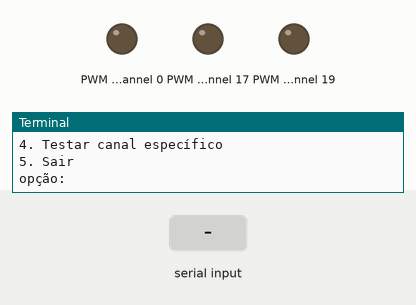
Simulated run of this program. Board: Raspberry Pi (BCM pin numbers). Parts: output pins drawn as LEDs (lit = HIGH), the last lines printed to the terminal. The inputs (shaded band) are chosen by the test bench.

Above: at 1.2 s.
1.3 s: "2" typed at the terminal, then Enter
At 1.9 s:
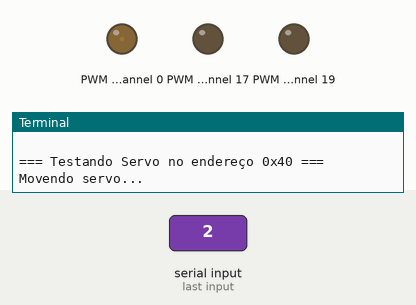
4.3 s: "3" typed at the terminal, then Enter
At 5.1 s:
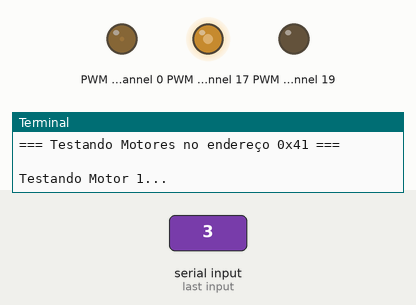
At 6.0 s:
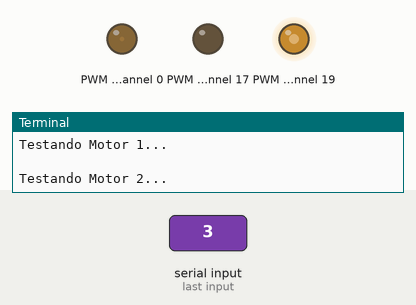
Timing chart, 0 to 8.0 s (numbered marks = the images above; inputs shaded):
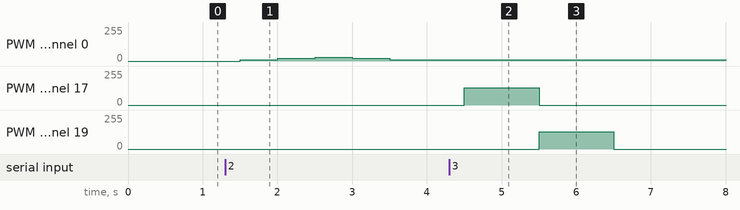

Measured:
- after the input at 1.3 s, PWM channel 0: 0/255 → 9/255 after 0.20 s, → 19/255 0.50 s later, → 28/255 0.50 s later, → 19/255 0.50 s later, … (5 changes in this stretch)
- after the input at 4.3 s, PWM channel 17: 0/255 → 128/255 after 0.20 s, → 0/255 1.0 s later; PWM channel 19: 0/255 → 128/255 after 1.2 s, → 0/255 1.0 s later

The program:

PiRacerAddressTester.py
```python
import smbus
import time

class PiRacerAddressTester:
    def __init__(self):
        self.bus = smbus.SMBus(1)
        # Possíveis configurações
        self.SERVO_ADDR = 0x40
        self.MOTOR_ADDR = 0x41

    def test_servo_addr(self):
        """
        Testa o PCA9685 no endereço 0x40 com o servo
        """
        print("\n=== Testando Servo no endereço 0x40 ===")
        try:
            # Reset e configuração do PCA9685
            self.bus.write_byte_data(self.SERVO_ADDR, 0x00, 0x00)  # Reset
            time.sleep(0.1)
            self.bus.write_byte_data(self.SERVO_ADDR, 0xFE, 0x1E)  # Frequência ~50Hz
            time.sleep(0.1)
            self.bus.write_byte_data(self.SERVO_ADDR, 0x00, 0x20)  # Modo normal

            # Teste do servo (canal 0)
            print("Movendo servo...")
            positions = [150, 300, 450, 300, 150]  # Diferentes posições
            for pos in positions:
                # Definir PWM
                self.bus.write_word_data(self.SERVO_ADDR, 0x06, 0)
                self.bus.write_word_data(self.SERVO_ADDR, 0x08, pos)
                time.sleep(0.5)

            print("✓ Servo respondendo no endereço 0x40")
            return True
        except Exception as e:
            print(f"✗ Erro no teste do servo: {e}")
            return False

    def test_motor_addr(self):
        """
        Testa o PCA9685 no endereço 0x41 com os motores
        """
        print("\n=== Testando Motores no endereço 0x41 ===")
        try:
            # Reset e configuração do PCA9685
            self.bus.write_byte_data(self.MOTOR_ADDR, 0x00, 0x00)  # Reset
            time.sleep(0.1)
            self.bus.write_byte_data(self.MOTOR_ADDR, 0xFE, 0x1E)  # Frequência ~50Hz
            time.sleep(0.1)
            self.bus.write_byte_data(self.MOTOR_ADDR, 0x00, 0x20)  # Modo normal

            # Teste do Motor 1
            print("\nTestando Motor 1...")
            # Movimento para frente
            self.bus.write_word_data(self.MOTOR_ADDR, 0x06, 0)      # Canal 0 (IN1)
            self.bus.write_word_data(self.MOTOR_ADDR, 0x0A, 2048)   # Canal 1 (IN2)
            time.sleep(1)
            # Parar
            self.bus.write_word_data(self.MOTOR_ADDR, 0x06, 0)
            self.bus.write_word_data(self.MOTOR_ADDR, 0x0A, 0)

            # Teste do Motor 2
            print("\nTestando Motor 2...")
            # Movimento para frente
            self.bus.write_word_data(self.MOTOR_ADDR, 0x0E, 0)      # Canal 2 (IN1)
            self.bus.write_word_data(self.MOTOR_ADDR, 0x12, 2048)   # Canal 3 (IN2)
            time.sleep(1)
            # Parar
            self.bus.write_word_data(self.MOTOR_ADDR, 0x0E, 0)
            self.bus.write_word_data(self.MOTOR_ADDR, 0x12, 0)

            print("✓ Motores respondendo no endereço 0x41")
            return True
        except Exception as e:
            print(f"✗ Erro no teste dos motores: {e}")
            return False

    def scan_i2c(self):
        """
        Varre todos os endereços I2C possíveis
        """
        print("\n=== Varredura de endereços I2C ===")
        for addr in range(0x00, 0x7F):
            try:
                self.bus.read_byte(addr)
                print(f"Dispositivo encontrado no endereço 0x{addr:02X}")
            except:
                pass

    def interactive_test(self):
        """
        Modo de teste interativo
        """
        while True:
            print("\n=== Menu de Teste ===")
            print("1. Varrer endereços I2C")
            print("2. Testar servo (0x40)")
            print("3. Testar motores (0x41)")
            print("4. Testar canal específico")
            print("5. Sair")

            try:
                choice = int(input("opção: "))

                if choice == 1:
                    self.scan_i2c()

                elif choice == 2:
                    self.test_servo_addr()

                elif choice == 3:
                    self.test_motor_addr()

                elif choice == 4:
                    addr = int(input(" endereço (ex: 64 para 0x40): "), 16)
                    channel = int(input("canal (0-15): "))
                    value = int(input(" valor PWM (0-4095): "))

                    try:
                        print(f"Test endereço 0x{addr:02X}, canal {channel}, valor {value}")
                        self.bus.write_word_data(addr, 0x06 + (channel * 4), 0)
                        self.bus.write_word_data(addr, 0x08 + (channel * 4), value)
                        print("sucesso")
                    except Exception as e:
                        print(f"Erro: {e}")

                elif choice == 5:
                    break

            except ValueError:
                print("Entrada inválida!")
                continue

if __name__ == "__main__":
    tester = PiRacerAddressTester()
    tester.interactive_test()
```
